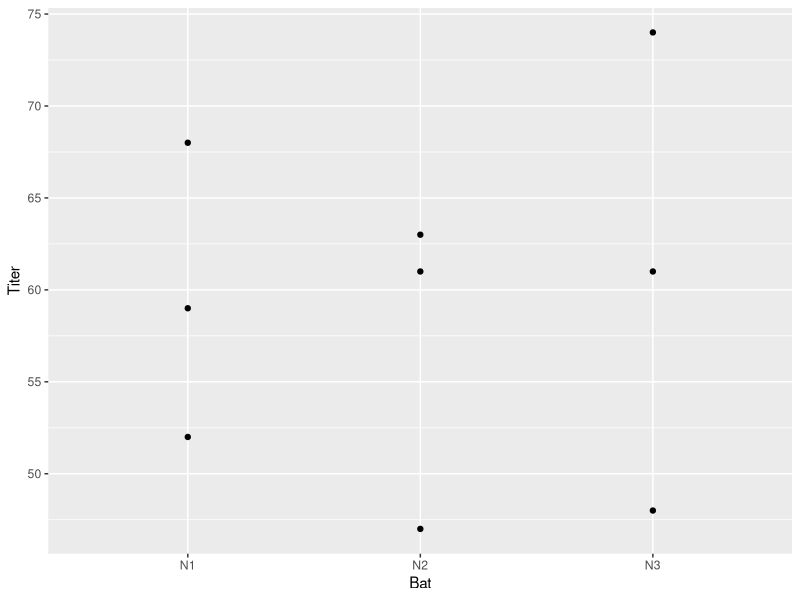
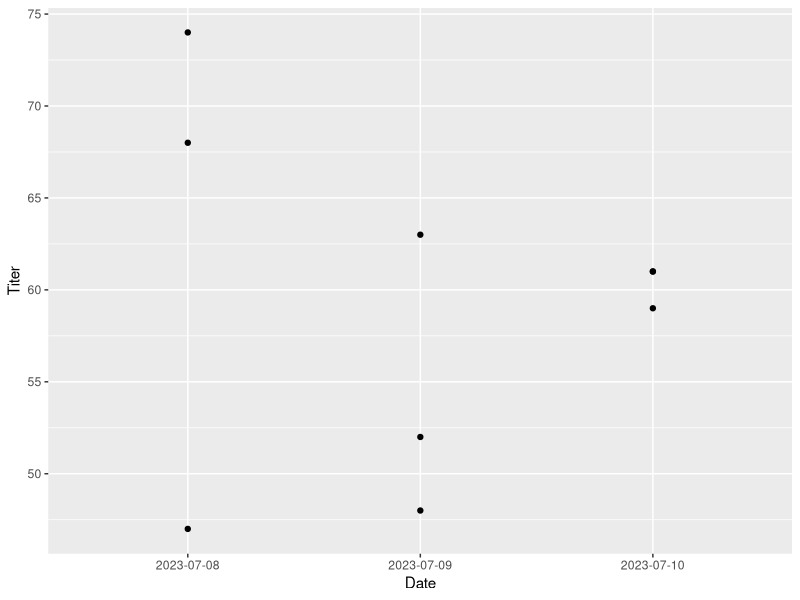
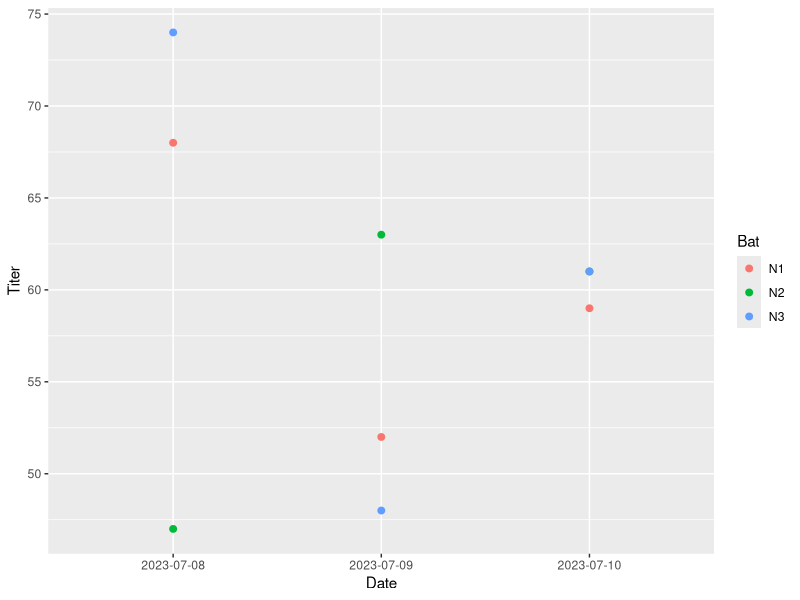
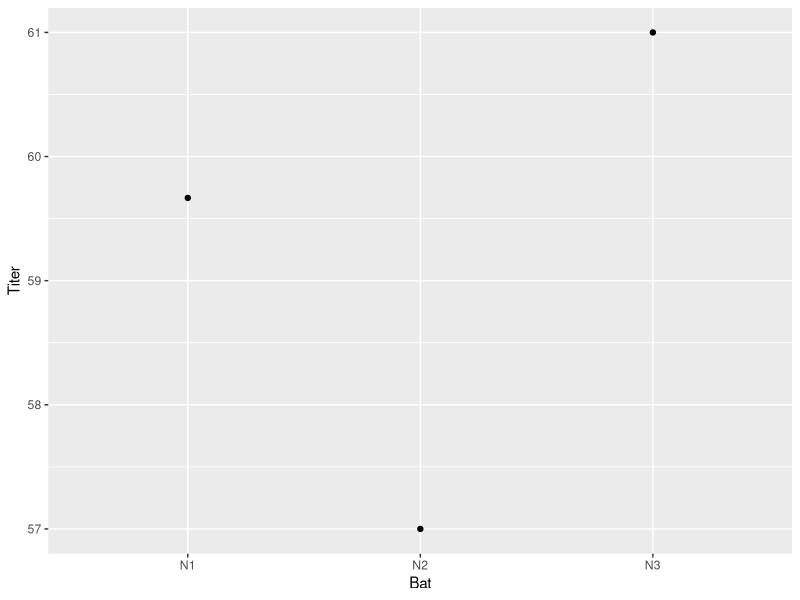
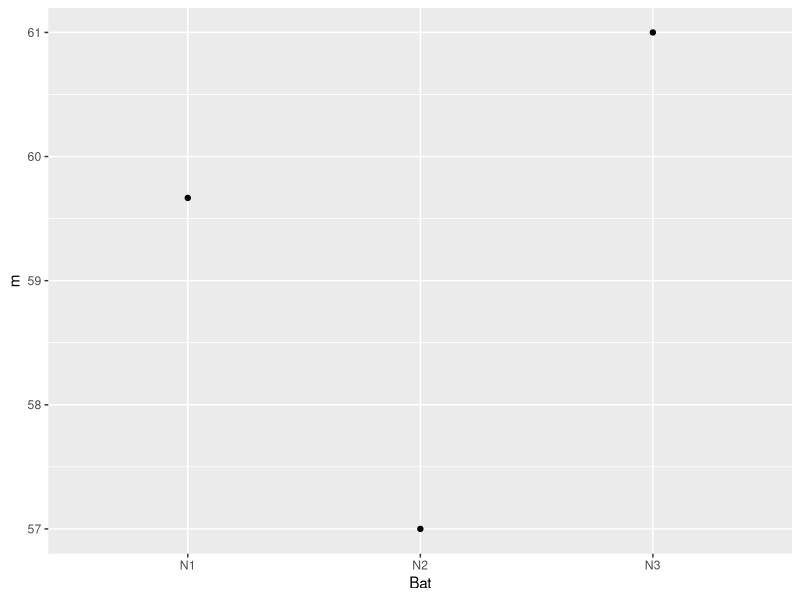
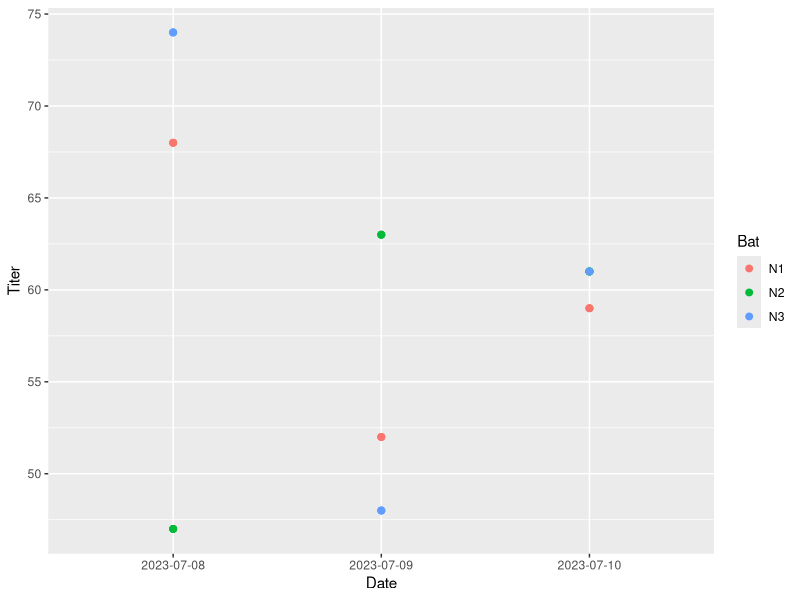
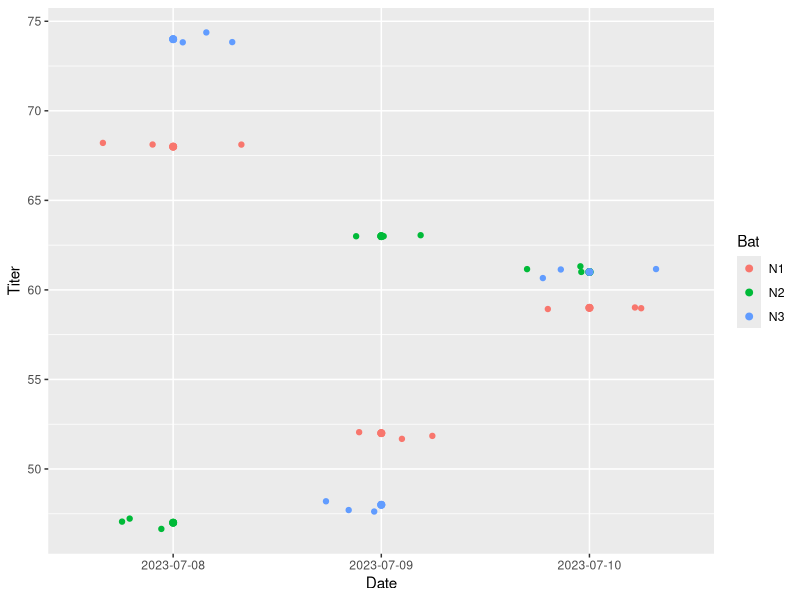
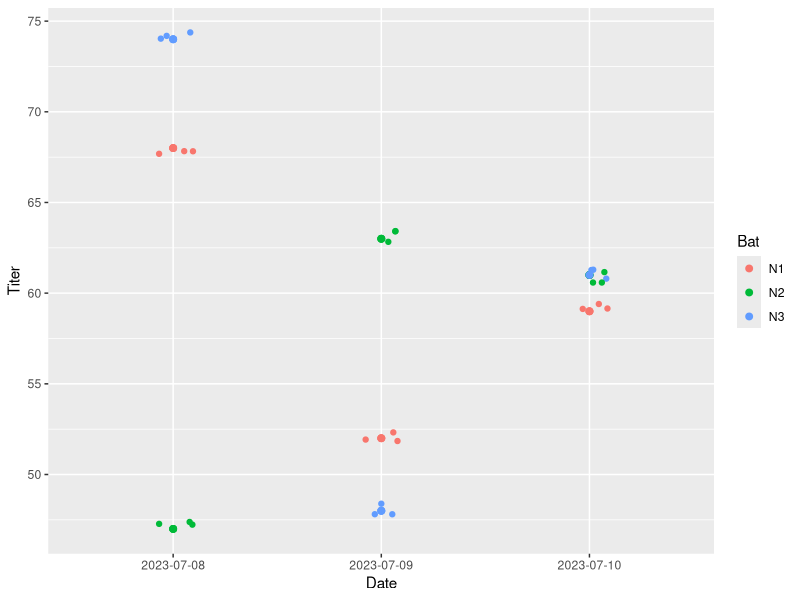

The R source for these figures, in order:
## ---- chunk 1
knitr::opts_chunk$set(echo = TRUE)
## ---- chunk 2
library(tidyverse)
head(diamonds) 
str(diamonds)
glimpse(diamonds)
view(diamonds)
## ---- chunk 3
filter(diamonds, cut=='Premium' & price >= 15000) 
## ---- chunk 4
diamonds %>%  # line 1
  group_by(cut) %>%  # line 2
  summarize(m = mean(price)) %>% # line 3
  ungroup() # line 4
## ---- chunk 5
library(dplyr)
data(mtcars)

head(mtcars) # look at the data

mtcars %>%
  select(mpg, cyl, hp) %>%
  filter(cyl == 4) %>%
  arrange(desc(hp))
## ---- chunk 6
library(dplyr)
mtcars %>%
  select(mpg, cyl, hp) %>%
  filter(cyl == 4) %>%
  summarize(avg_mpg = mean(mpg),
            avg_cyl = mean(cyl),
            avg_hp = mean(hp))
## ---- chunk 7
Bat <- c("N1", "N1", "N1",
         "N2", "N2", "N2",
         "N3", "N3", "N3") ## three bats, identified as N1, N2 and N3

Date <- c("2023-07-08", "2023-07-09", "2023-07-10",
          "2023-07-08", "2023-07-09", "2023-07-10",
          "2023-07-08", "2023-07-09", "2023-07-10") # these are dates

Titer <- c(rpois(3,50),
           rpois(3,60),
           rpois(3,70)) # these are possible antibody titres

## Creating an object
mydata <- tibble(Bat, Date, Titer) 
## ---- chunk 8
library(ggplot2)
ggplot(mydata, aes(x = Bat, y = Titer)) + 
  geom_point()
## ---- chunk 9
library(ggplot2)
ggplot(mydata, aes(x = Date, y = Titer)) + 
  geom_point()
## ---- chunk 10
library(ggplot2)
ggplot(mydata, aes(x = Date, y = Titer, colour = Bat)) + 
  geom_point(size = 2)
## ---- chunk 11
ggplot(mydata, aes(x = Bat, y = Titer)) +
  stat_summary(fun = "mean", geom = "point")
## ---- chunk 12
mydata %>%                            # name of the dataset
  group_by(Bat) %>%                   # grouping the data 
  summarize(m = mean(Titer)) %>%      # calculating the mean
  ungroup() %>%                       # ungrouping the data
  ggplot(aes(x = Bat, y = m)) +       # set up the graph
  geom_point()                        # add data points on graph
## ---- chunk 13
library(dplyr)
mydata <- bind_rows(replicate(3, mydata, simplify = FALSE))
dim(mydata)

## ---- chunk 14
ggplot(mydata, aes(x = Date, y = Titer, colour = Bat)) + 
     geom_point(size = 2)
## ---- chunk 15
ggplot(mydata, aes(x = Date, y = Titer, colour = Bat)) + 
    geom_point(size = 2)+geom_jitter()
## ---- chunk 16
ggplot(mydata, aes(x = Date, y = Titer, colour = Bat)) + 
    geom_point(size = 2)+geom_jitter(width = 0.1, height = 0.5)
## ---- chunk 17
Bat <- c(rep("N1",20),
         rep("N2",20),
         rep("N3",20))

date1 <- seq(from = as.POSIXct("2023-05-01 00:00:00"), 
             to = as.POSIXct("2023-05-20 23:45:00"), by = "day")

Date <- rep(date1,3)

Titer <- c(rpois(20,50),
           rpois(20,60),
           rpois(20,70)) 

mydata <- tibble(Bat, Date, Titer) 
## ---- chunk 18
ggplot(mydata, aes(x = Bat, y = Titer, colour = Bat)) + 
    geom_point(size = 2)
## ---- chunk 19
ggplot(mydata, aes(x = Bat, y = Titer, colour = Bat)) + 
  geom_point(size = 2)+
  geom_jitter(width = 0.1, height = 0.5)
## ---- chunk 20
## stats_summary method
ggplot(mydata,              # name of dataset
       aes(x = Bat,        # x-axis variable
           y = Titer,       # y-axis variable
           group = Bat,     # grouping variable (legend)
           color = Bat)) +  # colour
stat_summary(fun = "mean", geom = "point") +  # add data points
stat_summary(fun.data = "mean_se", geom = "errorbar") # add error bars (standard error)
## ---- chunk 21
## stats_summary method
ggplot(mydata,              # name of dataset
       aes(x = Bat,        # x-axis variable
           y = Titer,       # y-axis variable
           group = Bat,     # grouping variable (legend)
           color = Bat)) +  # colour
stat_summary(fun = "mean", geom = "point") +  # add data points
stat_summary(fun.data = "mean_se", geom = "errorbar", width = 0.5, linewidth = 1) + # add error bars (standard error)
  geom_jitter(width = 0.1, height = 0)
## ---- chunk 22
## stats_summary method
ggplot(mydata,              # name of dataset
       aes(x = Bat,        # x-axis variable
           y = Titer,       # y-axis variable
           group = Bat,     # grouping variable (legend)
           color = Bat)) +  # colour
stat_summary(fun = "mean", geom = "point", colour = "black", size = 2) +  # add data points
stat_summary(fun.data = "mean_se", geom = "errorbar", width = 0.5, linewidth = 1) + # add error bars (standard error)
  geom_jitter(width = 0.1, height = 0)
## ---- chunk 23
## stats_summary method
ggplot(mydata,              # name of dataset
       aes(x = Bat,        # x-axis variable
           y = Titer,       # y-axis variable
           group = Bat,     # grouping variable (legend)
           color = Bat)) +  # colour
stat_summary(fun = "mean", geom = "point", colour = "black") +  # add data points
stat_summary(fun.data = "mean_se", geom = "errorbar", width = 0.5, linewidth = 1, colour = "black") + # add error bars (standard error)
  geom_jitter(width = 0.1, height = 0)
## ---- chunk 24
## stats_summary method
ggplot(mydata,              # name of dataset
       aes(x = Bat,        # x-axis variable
           y = Titer,       # y-axis variable
           group = Bat)) +  # colour
stat_summary(fun = "mean", geom = "point") +  # add data points
stat_summary(fun.data = "mean_se", geom = "errorbar", width = 0.5, linewidth = 1) + # add error bars (standard error)
  geom_jitter(width = 0.1, height = 0)
## ---- chunk 25
## stats_summary method
ggplot(mydata,
       aes(x = Date,
           y = Titer)) +
  stat_summary(fun = "mean", geom = "point") +
  stat_summary(fun = "mean", geom = "line") + 
  stat_summary(fun.data = "mean_se", geom = "errorbar")
## ---- chunk 26
## stats_summary method
ggplot(mydata,
       aes(x = Date,
           y = Titer)) +
  stat_summary(fun = "mean", geom = "point") +
#  stat_summary(fun = "mean", geom = "line") + 
  stat_summary(fun.data = "mean_se", geom = "errorbar")
